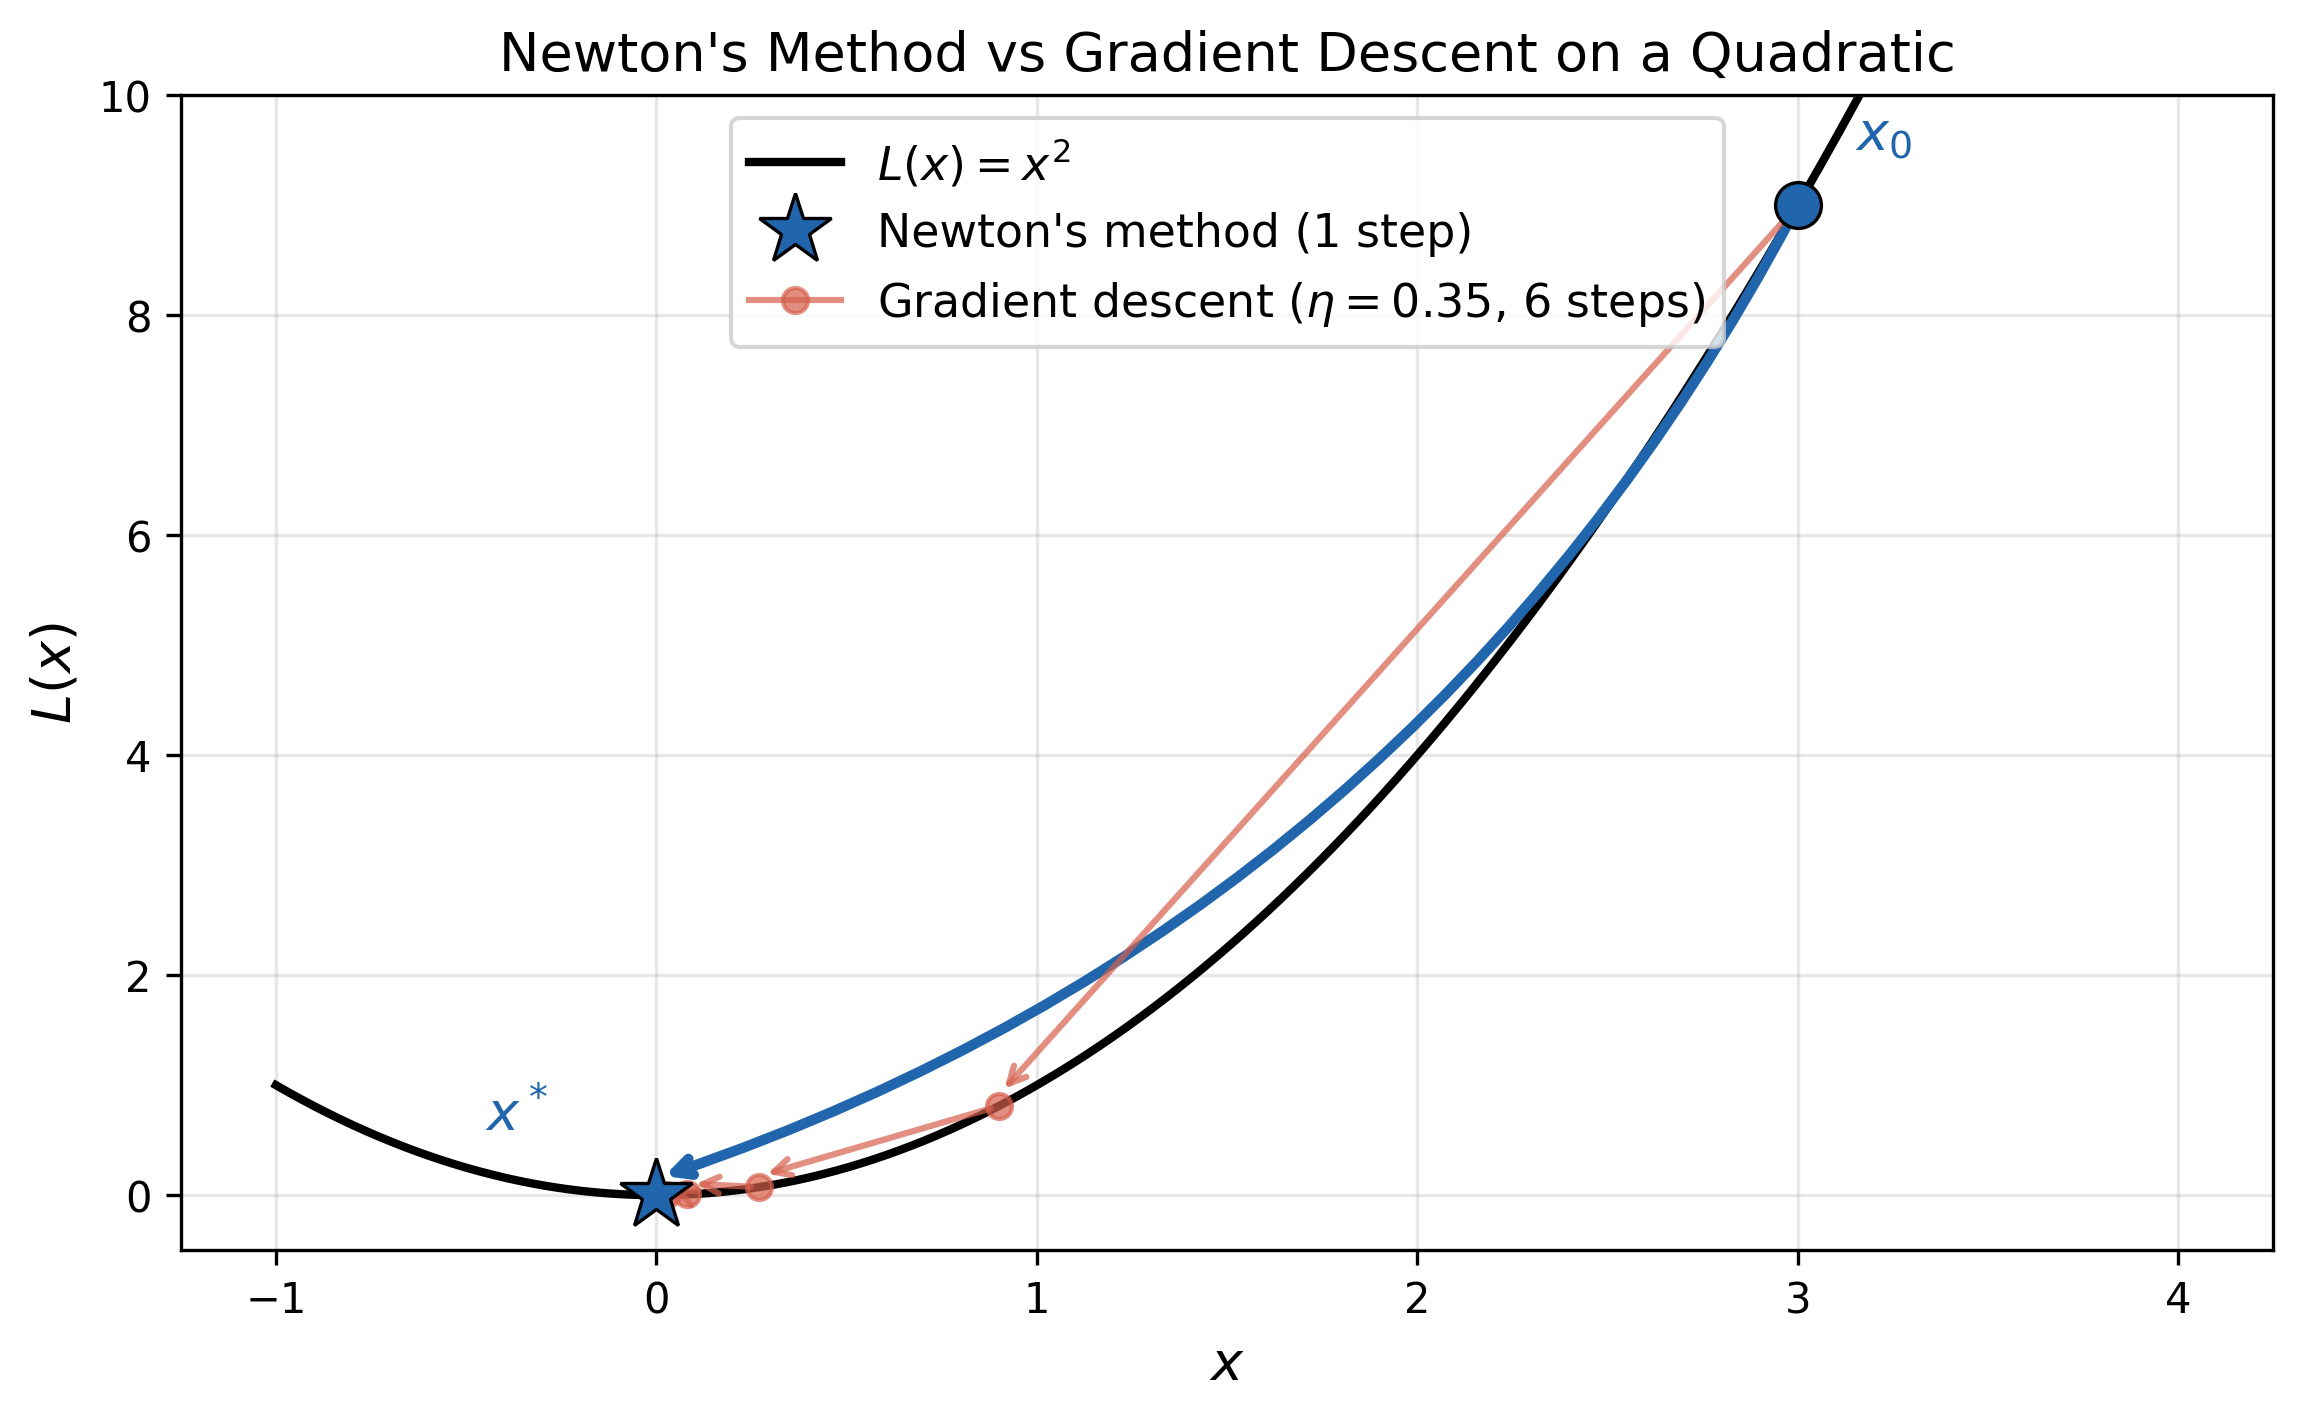

Write Python code to recreate this figure.
import numpy as np
import matplotlib.pyplot as plt

# Quadratic: L(x) = x^2
a = 2.0
L = lambda x: 0.5 * a * x**2
grad_L = lambda x: a * x
hessian = a

x0 = 3.0
x_plot = np.linspace(-1.0, 4.0, 300)

fig, ax = plt.subplots(figsize=(9, 5))

# Plot the quadratic
ax.plot(x_plot, L(x_plot), 'k-', linewidth=2, label=r'$L(x) = x^2$')

# --- Newton's method: one step to minimum ---
x_newton = x0 - grad_L(x0) / hessian  # = 0
ax.plot(x0, L(x0), 'o', color='#2166ac', markersize=11, zorder=10,
        markeredgecolor='black', markeredgewidth=0.8)
ax.annotate('', xy=(x_newton, L(x_newton) + 0.15), xytext=(x0, L(x0)),
            arrowprops=dict(arrowstyle='->', color='#2166ac', lw=2.5,
                            connectionstyle='arc3,rad=-0.2'))
ax.plot(x_newton, L(x_newton), '*', color='#2166ac', markersize=18, zorder=10,
        markeredgecolor='black', markeredgewidth=0.8,
        label="Newton's method (1 step)")

# --- Gradient descent: multiple steps ---
eta = 0.35
x_gd = x0
gd_points_x = [x_gd]
gd_points_y = [L(x_gd)]
for i in range(6):
    x_next = x_gd - eta * grad_L(x_gd)
    gd_points_x.append(x_next)
    gd_points_y.append(L(x_next))
    x_gd = x_next

# Plot GD trajectory
for i in range(len(gd_points_x) - 1):
    ax.annotate('', xy=(gd_points_x[i+1], gd_points_y[i+1] + 0.1),
                xytext=(gd_points_x[i], gd_points_y[i]),
                arrowprops=dict(arrowstyle='->', color='#d6604d', lw=1.5,
                                alpha=0.7))
    if i > 0:  # skip first point (already drawn as blue)
        ax.plot(gd_points_x[i], gd_points_y[i], 'o', color='#d6604d',
                markersize=6, zorder=8, alpha=0.7)

# Label for GD
ax.plot([], [], 'o-', color='#d6604d', markersize=6, alpha=0.7,
        label=r'Gradient descent ($\eta=0.35$, 6 steps)')

# Labels
ax.annotate(r'$x_0$', xy=(x0, L(x0)), xytext=(x0 + 0.15, L(x0) + 0.5),
            fontsize=13, color='#2166ac', fontweight='bold')
ax.annotate(r'$x^*$', xy=(0, 0), xytext=(-0.45, 0.6),
            fontsize=13, color='#2166ac', fontweight='bold')

ax.set_xlabel('$x$', fontsize=13)
ax.set_ylabel('$L(x)$', fontsize=13)
ax.set_title("Newton's Method vs Gradient Descent on a Quadratic", fontsize=13)
ax.legend(fontsize=11, loc='upper center')
ax.grid(True, alpha=0.3)
ax.set_ylim([-0.5, 10])

plt.savefig('C:/Users/ericf/critical-points/assets/preconditioner-metric-tensor/newtons_method.png',
            dpi=300, bbox_inches='tight', facecolor='white')
plt.close()
print("newtons_method.png saved successfully")
